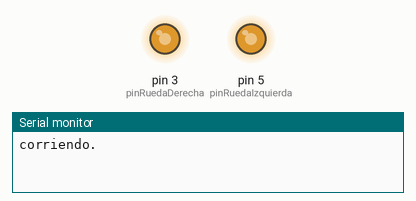
A sketch run on a simulated Arduino Uno, built with avr-gcc and run on an emulated ATmega328P. Shown: output pins drawn as LEDs (lit = HIGH), the last lines printed to the serial monitor.

Above: at 0.05 s.
At 2.05 s:
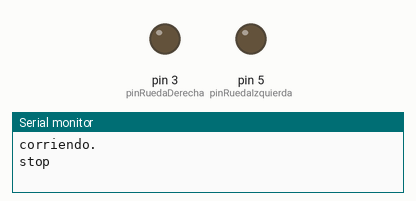
At 3.5 s:
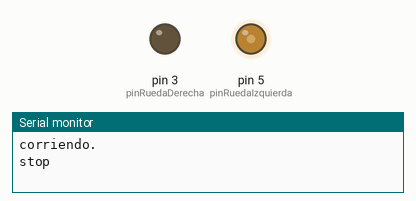
Timing chart, 0 to 8.1 s (numbered marks = the images above):
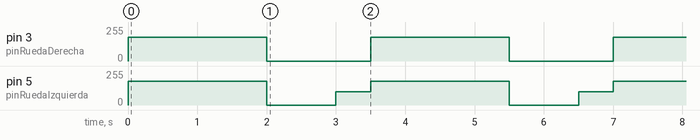

Measured:
- by itself, pin 3 (pinRuedaDerecha): alternates 180/255 for 2.0 s and 0/255 for 1.5 s
- by itself, pin 5 (pinRuedaIzquierda): repeats every 3.5 s: 0/255 1.0 s, 100/255 0.50 s, 180/255 2.0 s

The sketch:

robonazar.ino
```cpp
/*recordar que el pin al que enchufan la rueda
tiene que tener el simbolo ~ de PWM*/

const int pinRuedaDerecha = 3;
const int pinRuedaIzquierda = 5;

void setup()
{
	Serial.begin(9600);
	pinMode(pinRuedaIzquierda, OUTPUT);
	pinMode(pinRuedaDerecha, OUTPUT);
}

void loop()
{
	/*no olviden pasar como parametro de la funcion la velocidad entre 0 y 254*/
	adelante(180);
	Serial.println("corriendo.");
	delay(2000);
	detener();
	Serial.println("stop");
	delay(1000);
	girarDerecha(100);
	delay(500);
}

void adelante(int velocidad){
	analogWrite(pinRuedaDerecha, velocidad);
	analogWrite(pinRuedaIzquierda, velocidad);
}

void girarDerecha(int velocidad){
	analogWrite(pinRuedaIzquierda, velocidad);
	analogWrite(pinRuedaDerecha, 0);
}

void girarIzquierda(int velocidad){
	analogWrite(pinRuedaDerecha, velocidad);
	analogWrite(pinRuedaIzquierda, 0);
}

void detener(){
	analogWrite(pinRuedaDerecha, 0);
	analogWrite(pinRuedaIzquierda, 0);
}
```
